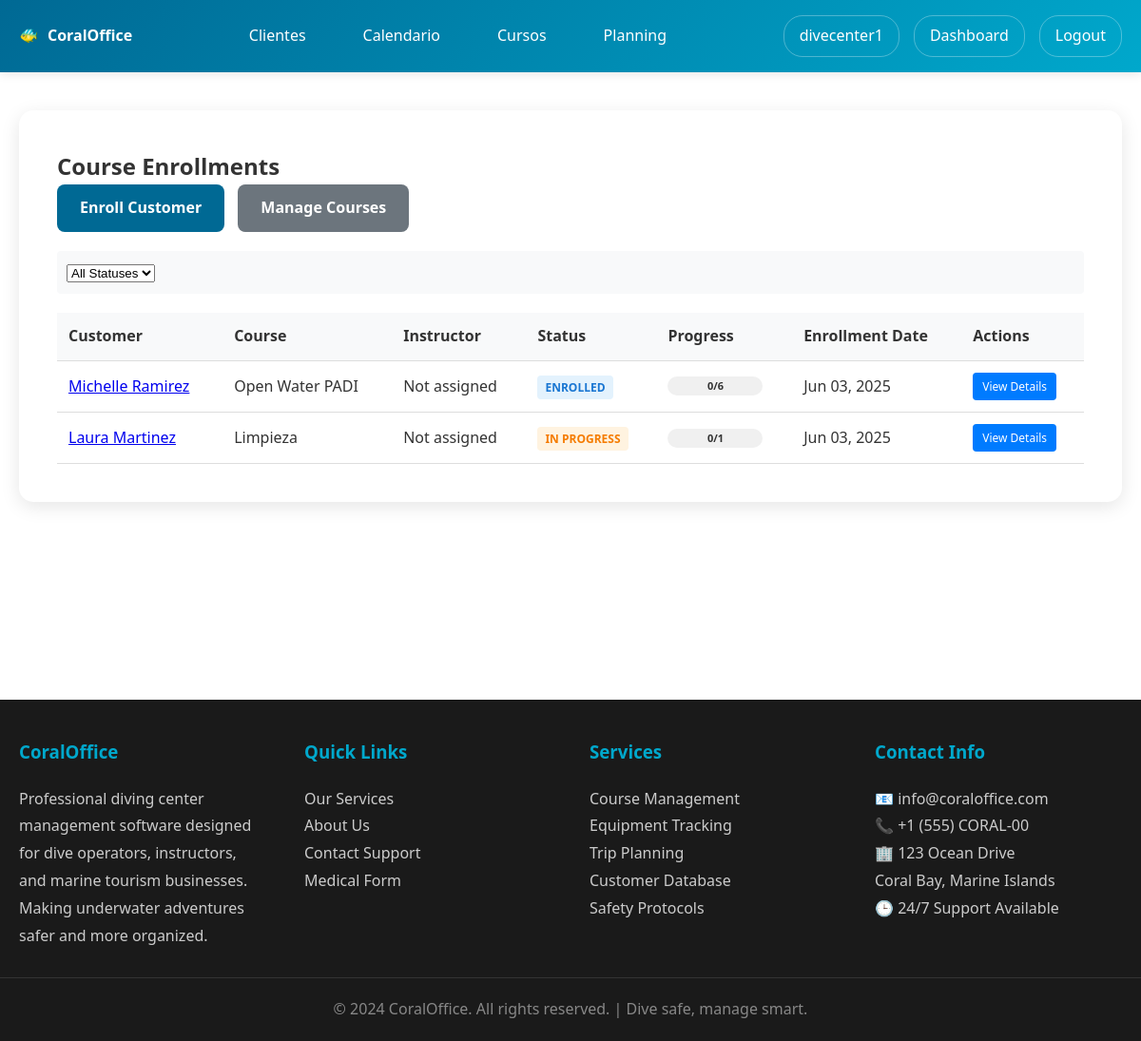
The page /users/course-enrollments/ (signed in) on the database as committed earlier.
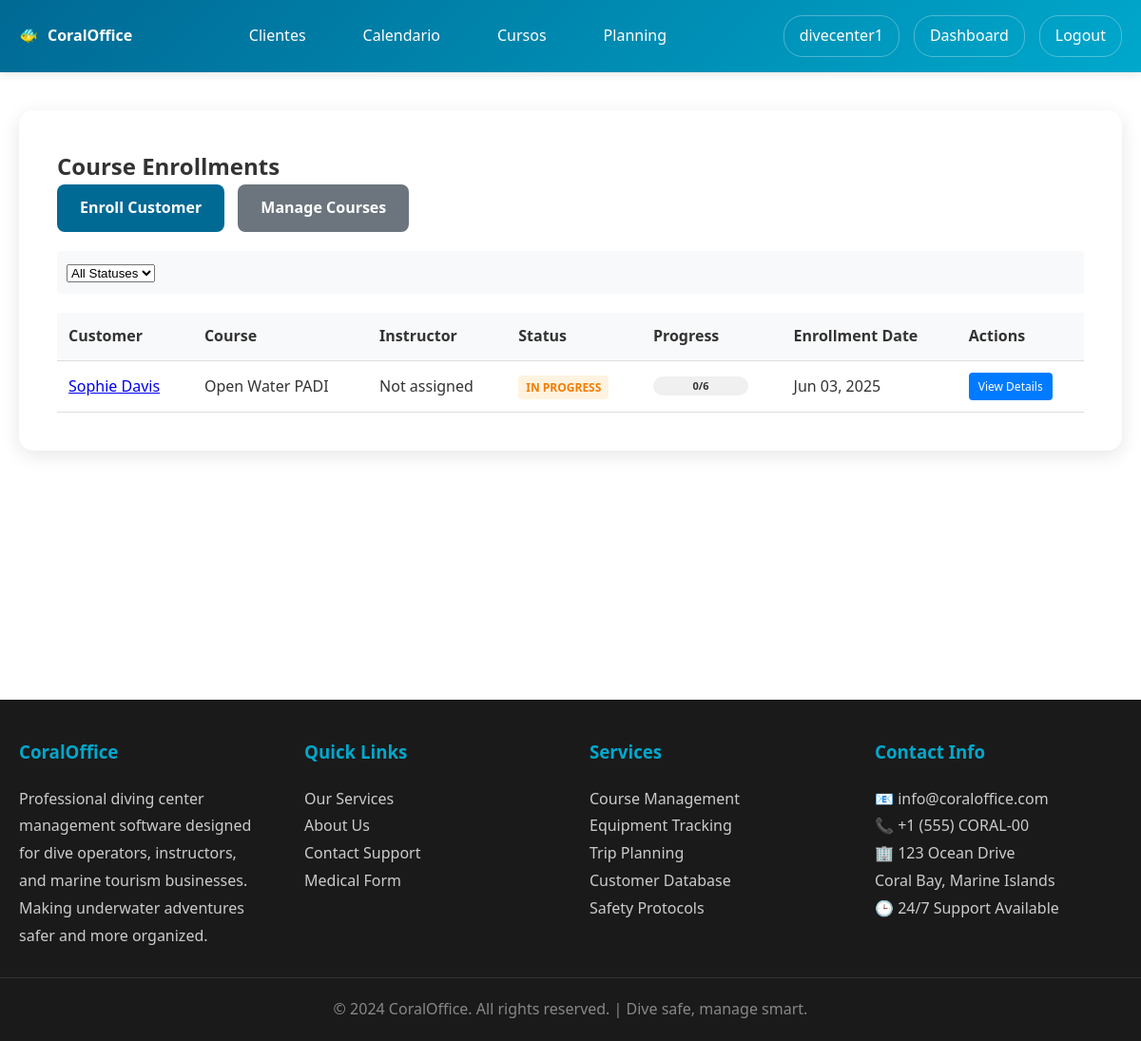
The same page on the database as committed later.
### users/models.py (models this page shows, shortened)
class CourseEnrollment(models.Model):
    STATUS_CHOICES = [
        ('ENROLLED', 'Enrolled'),
        ('IN_PROGRESS', 'In Progress'),
        ('COMPLETED', 'Completed'),
        ('CANCELLED', 'Cancelled'),
        ('ON_HOLD', 'On Hold'),
    ]
    customer = models.ForeignKey(Customer, on_delete=models.CASCADE, related_name='course_enrollments')
    course = models.ForeignKey(Course, on_delete=models.CASCADE, related_name='enrollments')
    primary_instructor = models.ForeignKey(Staff, on_delete=models.SET_NULL, null=True, blank=True, related_name='primary_course_enrollments', help_text="Main instructor responsible for this course")
    status = models.CharField(max_length=20, choices=STATUS_CHOICES, default='ENROLLED')
    enrollment_date = models.DateField(auto_now_add=True)
    start_date = models.DateField(null=True, blank=True, help_text="Date of first lesson")
    completion_date = models.DateField(null=True, blank=True)
    certificate_number = models.CharField(max_length=100, blank=True)
    notes = models.TextField(blank=True)
    price_paid = models.DecimalField(max_digits=10, decimal_places=2, default=0.00)
    is_paid = models.BooleanField(default=False)
    created_at = models.DateTimeField(auto_now_add=True)
    class Meta:
        unique_together = ['customer', 'course']
        ordering = ['-enrollment_date']
    def get_progress_percentage(self):
        total_sessions = self.course_sessions.count()
        completed_sessions = self.course_sessions.filter(status='COMPLETED').count()
        if total_sessions == 0:
            return 0
        return round((completed_sessions / total_sessions) * 100)
    def get_completed_lessons(self):
        return self.course_sessions.filter(status='COMPLETED').count()
    def get_completed_dives(self):
        return self.get_completed_lessons()

class Customer(models.Model):
    DIVING_LEVEL_CHOICES = [
        ('NONE', 'No certification'),
        ('BEGINNER', 'Beginner'),
        ('OPEN_WATER', 'Open Water'),
        ('ADVANCED_OPEN_WATER', 'Advanced Open Water'),
        ('RESCUE_DIVER', 'Rescue Diver'),
        ('DIVEMASTER', 'Divemaster'),
        ('INSTRUCTOR', 'Instructor'),
    ]
    LANGUAGE_CHOICES = [
        ('EN', 'English'),
        ('ES', 'Spanish'),
        ('FR', 'French'),
        ('CAT', 'Catalan'),
        ('OTHER', 'Other'),
    ]
    COUNTRY_CHOICES = [
        ('US', 'United States'),
        ('CA', 'Canada'),
        ('GB', 'United Kingdom'),
        ('FR', 'France'),
        ('DE', 'Germany'),
        ('IT', 'Italy'),
        ('ES', 'Spain'),
        ('PT', 'Portugal'),
        ('NL', 'Netherlands'),
        ('BE', 'Belgium'),
        ('CH', 'Switzerland'),
        ('AT', 'Austria'),
        ('SE', 'Sweden'),
        ('NO', 'Norway'),
        ('DK', 'Denmark'),
        ('FI', 'Finland'),
        ('IN', 'India'),
        ('OTHER', 'Other'),
    ]
    diving_center = models.ForeignKey(User, on_delete=models.CASCADE, related_name='customers')
    first_name = models.CharField(max_length=50)
    last_name = models.CharField(max_length=50)
    email = models.EmailField()
    phone_number = models.CharField(max_length=20)
    country = models.CharField(max_length=10, choices=COUNTRY_CHOICES, default='OTHER')
    language = models.CharField(max_length=10, choices=LANGUAGE_CHOICES, default='EN')
    birthday = models.DateField(null=True, blank=True)
    certification_level = models.CharField(max_length=50, choices=DIVING_LEVEL_CHOICES, default='NONE')
    emergency_contact = models.CharField(max_length=100, blank=True)
    medical_conditions = models.TextField(blank=True)
    weight = models.FloatField(null=True, blank=True, help_text="Weight in kg")
    height = models.FloatField(null=True, blank=True, help_text="Height in cm")
    foot_size = models.FloatField(null=True, blank=True, help_text="Foot size (EU)")
    default_tank_size = models.CharField(max_length=10, choices=[
        ('10L', '10 Liters'),
        ('12L', '12 Liters'),
        ('15L', '15 Liters'),
        ('18L', '18 Liters'),
    ], default='12L', help_text="Default tank size for this customer")
    profile_picture = models.ImageField(upload_to='customer_profiles/', null=True, blank=True)
    diving_licence = models.FileField(upload_to='customer_documents/licences/', null=True, blank=True)
    diving_insurance = models.FileField(upload_to='customer_documents/insurance/', null=True, blank=True)
    medical_check = models.FileField(upload_to='customer_documents/medical/', null=True, blank=True)
    created_at = models.DateTimeField(auto_now_add=True)
    def get_full_name(self):
        return f"{self.first_name} {self.last_name}"

class Course(models.Model):
    COURSE_TYPE_CHOICES = [
        ('OPEN_WATER', 'Open Water Diver'),
        ('ADVANCED_OPEN_WATER', 'Advanced Open Water'),
        ('RESCUE_DIVER', 'Rescue Diver'),
        ('DIVEMASTER', 'Divemaster'),
        ('NITROX', 'Nitrox Specialty'),
        ('DEEP', 'Deep Diver Specialty'),
        ('WRECK', 'Wreck Diver Specialty'),
        ('NIGHT', 'Night Diver Specialty'),
        ('NAVIGATION', 'Underwater Navigation'),
        ('PHOTOGRAPHY', 'Underwater Photography'),
        ('SINGLE_DIVE', 'Inmersión Simple'),
        ('DOUBLE_DIVE', 'Inmersión Doble'),
        ('TRY_DIVE', 'Bautizo'),
        ('SCUBA_DIVER', 'Scuba Diver'),
        ('DIVING_LESSON', 'Clase de Buceo'),
        ('REFRESH', 'Refresh'),
        ('CUSTOM', 'Custom Course'),
    ]
    diving_center = models.ForeignKey(User, on_delete=models.CASCADE, related_name='courses')
    name = models.CharField(max_length=100)
    course_type = models.CharField(max_length=30, choices=COURSE_TYPE_CHOICES, default='CUSTOM')
    description = models.TextField(blank=True)
    total_dives = models.IntegerField(default=1, help_text="Total number of dives in this course")
    duration_days = models.IntegerField(default=1, help_text="Estimated duration in days")
    price = models.DecimalField(max_digits=10, decimal_places=2, default=0.00)
    prerequisites = models.TextField(blank=True, help_text="Required certifications or prerequisites")
    is_active = models.BooleanField(default=True)
    just_one_dive = models.BooleanField(default=False, help_text="Check if this course/activity is for a single dive only")
    includes_material = models.BooleanField(default=True, help_text="Material is included in the course price")
    includes_instructor = models.BooleanField(default=True, help_text="Instructor is included in the course price")
    includes_insurance = models.BooleanField(default=True, help_text="Insurance is included in the course price")
    created_at = models.DateTimeField(auto_now_add=True)
    class Meta:
        ordering = ['name']

### users/views.py (the view)
# urls.py: path('course-enrollments/', views.course_enrollments, name='course_enrollments'),
@login_required
def course_enrollments(request):
    if not request.user.userprofile.is_diving_center:
        messages.error(request, 'Access denied.')
        return redirect('users:profile')
    enrollments = CourseEnrollment.objects.filter(
        course__diving_center=request.user
    ).select_related('customer', 'course', 'primary_instructor').order_by('-enrollment_date')
    status_filter = request.GET.get('status')
    if status_filter:
        enrollments = enrollments.filter(status=status_filter)
    return render(request, 'users/course_enrollments.html', {
        'enrollments': enrollments,
        'status_filter': status_filter,
        'status_choices': CourseEnrollment.STATUS_CHOICES
    })

### users/templates/users/course_enrollments.html (shortened to what this page needs)
{% extends 'users/base.html' %}
{% block users_content %}
<h2>Course Enrollments</h2>
<div style="margin-bottom: 20px;">
    <a href="{% url 'users:enroll_customer_general' %}" class="btn">Enroll Customer</a>
    <a href="{% url 'users:courses_list' %}" class="btn" style="background: #6c757d;">Manage Courses</a>
</div>
<div class="filter-bar">
    <form method="get" style="display: inline;">
        <select name="status" onchange="this.form.submit()">
            <option value="">All Statuses</option>
        </select>
    </form>
</div>
{% if enrollments %}
    <div class="enrollments-table">
        <table>
            <thead>
                <tr>
                    <th>Customer</th>
                    <th>Course</th>
                    <th>Instructor</th>
                    <th>Status</th>
                    <th>Progress</th>
                    <th>Enrollment Date</th>
                    <th>Actions</th>
                </tr>
            </thead>
            <tbody>
                {% for enrollment in enrollments %}
                    <tr>
                        <td>
                            <a href="{% url 'users:customer_courses' enrollment.customer.id %}">
                                {{ enrollment.customer.get_full_name }}
                            </a>
                        </td>
                        <td>{{ enrollment.course.name }}</td>
                        <td>{{ enrollment.instructor.get_full_name|default:"Not assigned" }}</td>
                        <td>
                            <span class="status-badge status-{{ enrollment.status|lower }}">
                                {{ enrollment.get_status_display }}
                            </span>
                        </td>
                        <td>
                            <div class="progress-bar">
                                <span class="progress-text">{{ enrollment.get_completed_dives }}/{{ enrollment.course.total_dives }}</span>
                            </div>
                        </td>
                        <td>{{ enrollment.enrollment_date|date:"M d, Y" }}</td>
                        <td>
                            <a href="{% url 'users:enrollment_detail' enrollment.id %}" class="btn-small">View Details</a>
                        </td>
                    </tr>
                {% endfor %}
            </tbody>
        </table>
    </div>
{% else %}
    <p>No enrollments found. <a href="{% url 'users:enroll_customer_general' %}">Enroll a customer</a> to get started.</p>
{% endif %}
{% endblock %}

### users/templates/users/base.html (shortened to what this page needs)
{% extends 'home/base.html' %}
{% block content %}
<div class="container">
    <div style="background: white; padding: 40px; border-radius: 15px; box-shadow: 0 5px 20px rgba(0,0,0,0.1);">
        {% block users_content %}
        {% endblock %}
    </div>
</div>
{% endblock %}

### home/templates/home/base.html (shortened to what this page needs)
<!DOCTYPE html>
<html lang="en">
<head>
</head>
<body>
    <header class="header">
        <nav class="nav-container">
            <div class="logo">CoralOffice</div>
            <ul class="nav-menu">
                {% if user.is_authenticated and user.userprofile.is_diving_center %}
                    <li><a href="{% url 'users:customer_list' %}">Clientes</a></li>
                    <li><a href="{% url 'users:calendar_view' %}">Calendario</a></li>
                <li><a href="{% url 'users:courses_list' %}">Cursos</a></li>
<li><a href="{% url 'users:staff_planning' %}">Planning</a></li>
                {% else %}
                    <li><a href="{% url 'home:home' %}">Home</a></li>
                    <li><a href="{% url 'home:services' %}">Services</a></li>
                    <li><a href="{% url 'home:about' %}">About</a></li>
                    <li><a href="{% url 'home:contact' %}">Contact</a></li>
                {% endif %}
            </ul>
            <div class="user-menu">
                {% if user.is_authenticated %}
                    <a href="{% url 'users:profile' %}">{{ user.username }}</a>
                    {% if user.userprofile.is_diving_center %}
                        <a href="{% url 'users:diving_center_dashboard' %}">Dashboard</a>
                    {% endif %}
                    <a href="{% url 'users:logout' %}">Logout</a>
                {% else %}
                    <a href="{% url 'users:login' %}">Login</a>
                {% endif %}
            </div>
        </nav>
    </header>
    <main class="main-content">
        {% block content %}
        {% endblock %}
    </main>
    <footer class="footer">
        <div class="footer-content">
            <div class="footer-section">
                <h3>CoralOffice</h3>
                <p>Professional diving center management software designed for dive operators, instructors, and marine tourism businesses.</p>
                <p>Making underwater adventures safer and more organized.</p>
            </div>
            <div class="footer-section">
                <h3>Quick Links</h3>
                <p><a href="{% url 'home:services' %}">Our Services</a></p>
                <p><a href="{% url 'home:about' %}">About Us</a></p>
                <p><a href="{% url 'home:contact' %}">Contact Support</a></p>
                <p><a href="{% url 'users:medical_form' %}">Medical Form</a></p>
            </div>
            <div class="footer-section">
                <h3>Services</h3>
                <p>Course Management</p>
                <p>Equipment Tracking</p>
                <p>Trip Planning</p>
                <p>Customer Database</p>
                <p>Safety Protocols</p>
            </div>
            <div class="footer-section">
                <h3>Contact Info</h3>
                <p>📧 info@coraloffice.com</p>
                <p>📞 +1 (555) CORAL-00</p>
                <p>🏢 123 Ocean Drive<br>Coral Bay, Marine Islands</p>
                <p>🕒 24/7 Support Available</p>
            </div>
        </div>
        <div class="footer-bottom">
            <p>&copy; 2024 CoralOffice. All rights reserved. | Dive safe, manage smart.</p>
        </div>
    </footer>
</body>
</html>

### home/templates/home/base.html (style rules this page uses)
* { margin: 0; padding: 0; box-sizing: border-box; }
body { font-family: 'Segoe UI', Tahoma, Geneva, Verdana, sans-serif; line-height: 1.6; color: #333; }
.header { background: linear-gradient(135deg, #006994, #00a8cc); color: white; padding: 1rem 0; box-shadow: 0 2px 10px rgba(0,0,0,0.1); position: relative; }
.nav-container { max-width: 1200px; margin: 0 auto; display: flex; justify-content: space-between; align-items: center; padding: 0 20px; }
.logo { font-size: 1rem; font-weight: bold; display: flex; align-items: center; z-index: 1001; }
.logo::before { content: '🐠'; margin-right: 10px; }
.nav-menu { display: flex; list-style: none; gap: 30px; }
.nav-menu a { color: white; text-decoration: none; padding: 10px 15px; border-radius: 5px; transition: background 0.3s; }
.user-menu { display: flex; align-items: center; gap: 15px; }
.user-menu a { color: white; text-decoration: none; padding: 8px 16px; border: 1px solid rgba(255,255,255,0.3); border-radius: 20px; transition: all 0.3s; }
.main-content { min-height: calc(100vh - 140px); padding: 40px 0; }
.container { max-width: 1200px; margin: 0 auto; padding: 0 20px; }
.footer { background: #1a1a1a; color: white; padding: 40px 0 20px; }
.footer-content { max-width: 1200px; margin: 0 auto; padding: 0 20px; display: grid; grid-template-columns: repeat(auto-fit, minmax(250px, 1fr)); gap: 40px; }
.footer-section h3 { color: #00a8cc; margin-bottom: 20px; }
.footer-section p, .footer-section a { color: #ccc; text-decoration: none; line-height: 1.8; }
.footer-bottom { text-align: center; margin-top: 30px; padding-top: 20px; border-top: 1px solid #333; color: #888; }

### users/templates/users/course_enrollments.html (style rules this page uses)
.filter-bar { margin-bottom: 20px; padding: 10px; background: #f8f9fa; border-radius: 4px; }
.enrollments-table table { width: 100%; border-collapse: collapse; background: white; }
.enrollments-table th, .enrollments-table td { padding: 12px; text-align: left; border-bottom: 1px solid #ddd; }
.enrollments-table th { background: #f8f9fa; font-weight: bold; }
.status-badge { padding: 4px 8px; border-radius: 4px; font-size: 12px; font-weight: bold; text-transform: uppercase; }
.status-in_progress { background: #fff3e0; color: #f57c00; }
.progress-bar { position: relative; width: 100px; height: 20px; background: #f0f0f0; border-radius: 10px; overflow: hidden; }
.progress-text { position: absolute; top: 50%; left: 50%; transform: translate(-50%, -50%); font-size: 11px; font-weight: bold; color: #333; }
.btn-small { display: inline-block; padding: 5px 10px; background: #007bff; color: white; text-decoration: none; border-radius: 4px; font-size: 12px; }

### users/templates/users/base.html (style rules this page uses)
.btn { padding: 12px 24px; background: #006994; color: white; border: none; border-radius: 8px; cursor: pointer; text-decoration: none; display: inline-block; font-weight: bold; transition: background 0.3s; margin-right: 10px; }

Rows that differ between the two databases and show on the page:
removed CourseEnrollment: customer.get_full_name "Michelle Ramirez", course.name "Open Water PADI", instructor.get_full_name "Not assigned", status "ENROLLED", get_completed_dives "0", course.total_dives "6", enrollment_date "Jun 03, 2025"
removed CourseEnrollment: customer.get_full_name "Laura Martinez", course.name "Limpieza", instructor.get_full_name "Not assigned", status "IN PROGRESS", get_completed_dives "0", course.total_dives "1", enrollment_date "Jun 03, 2025"
added CourseEnrollment: customer.get_full_name "Sophie Davis", course.name "Open Water PADI", instructor.get_full_name "Not assigned", status "IN PROGRESS", get_completed_dives "0", course.total_dives "6", enrollment_date "Jun 03, 2025"
